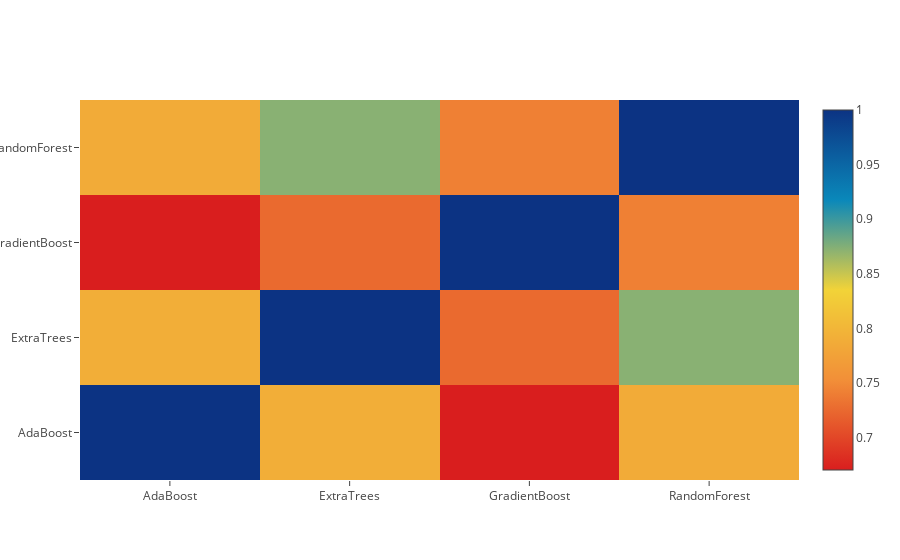

Notebook source saved alongside this figure:
### Markdown cell above
**从二级训练数据集绘制热图相关性**

**Correlation Heatmap of the Second Level Training set**

### Code cell
data = [
    go.Heatmap(
        z= base_predictions_train.astype(float).corr().values ,
        x=base_predictions_train.columns.values,
        y= base_predictions_train.columns.values,
          colorscale='Portland',
            showscale=True,
            reversescale = True
    )
]
py.iplot(data, filename='labelled-heatmap')

### Figure 1 — Plotly figure (JSON) as saved in the notebook; plotly's stock layout.template omitted (floating-point values rounded to 4 significant figures)
{"data": [{"colorscale": "Portland", "reversescale": true, "showscale": true, "type": "heatmap", "uid": "c56d6cb6-cd01-11e8-b1cc-784f435c1213", "x": ["AdaBoost", "ExtraTrees", "GradientBoost", "RandomForest"], "y": ["AdaBoost", "ExtraTrees", "GradientBoost", "RandomForest"], "z": [[1, 0.7907, 0.6706, 0.7868], [0.7907, 1, 0.7259, 0.8726], [0.6706, 0.7259, 1, 0.7418], [0.7868, 0.8726, 0.7418, 1]]}], "layout": {}}
